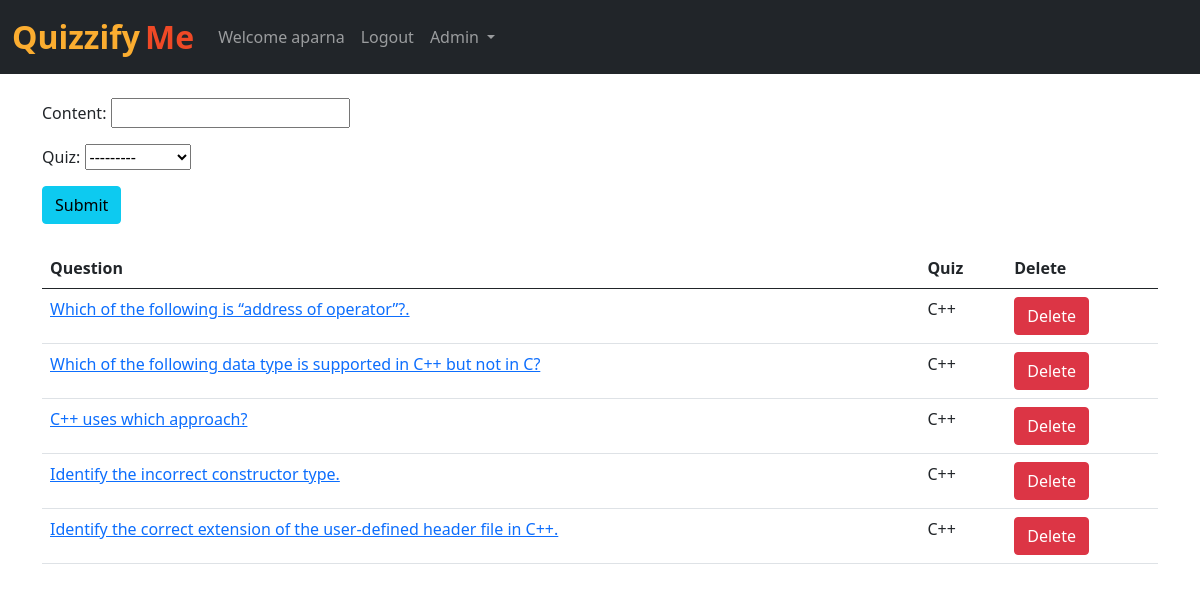
/api/add_question/ (signed in), run on the app's committed database.
### frontend/models.py (models this page shows, shortened)
class Question(models.Model):
    content = models.CharField(max_length=200)
    quiz = models.ForeignKey(Quiz, on_delete=models.CASCADE)

class Quiz(models.Model):
    name = models.CharField(max_length=50)
    desc = models.CharField(max_length=500)
    number_of_questions = models.IntegerField(default=1)
    time = models.IntegerField(help_text="Duration of the quiz in seconds", default="1")
    code = models.CharField(max_length=8, default='abc123')
    admin_id = models.IntegerField(default=1)
    def __str__(self):
        return self.name

### frontend/views.py (the view)
# urls.py: path('add_question/', views.add_question, name='add_question'),
def add_question(request):
    questions = Question.objects.all()
    questions = Question.objects.filter().order_by('-id')
    if request.method=="POST":
        form = QuestionForm(request.POST)
        if form.is_valid():
            form.save()
            return render(request, "frontend/add_question.html")
    else:
        form=QuestionForm()
    return render(request, "frontend/add_question.html", {'form':form, 'questions':questions})

### frontend/forms.py
class QuestionForm(forms.ModelForm):
    class Meta:
        model = Question
        fields = ('content', 'quiz')

### frontend/templates/frontend/add_question.html (shortened to what this page needs)
{% extends 'frontend/base.html' %}
{% block body %}
<div class="container mt-4">
  <form action="/add_question/" method="POST"> {% csrf_token %}
    {{ form.as_p }}
    <button type="submit" class="btn btn-info">Submit</button>
  </form>
  <br>
  <table class="table">
    <thead>
      <tr>
        <th>Question</th>
        <th>Quiz</th>
        <th>Delete</th>
      </tr>
    </thead>
    {% for question in questions %}
    <tr>
      <td><a href="/add_options/{{question.id}}/">{{question.content}}</a></td>
      <td>{{question.quiz}}</td>
      <td><a href="/delete_question/{{question.id}}/" class="btn btn-danger">Delete</a></td>
    </tr>
    {% endfor %}
  </table>
</div>
{% endblock %}

### frontend/templates/frontend/base.html (shortened to what this page needs)
<!doctype html>
<html lang="en">
  <head>
    <link href="https://cdn.jsdelivr.net/npm/bootstrap@5.0.2/dist/css/bootstrap.min.css" rel="stylesheet">
  </head>
  <body>
    <nav class="navbar navbar-expand-lg navbar-dark bg-dark">
        <div class="container-fluid">
          <a class="navbar-brand" href="/"><span class="head1">Quizzify</span> <span class="head2">Me</span></a>
          <div class="collapse navbar-collapse" id="navbarSupportedContent">
              {% if user.is_authenticated %}
              <ul class="navbar-nav me-auto mb-2 mb-lg-0">
                <li class="nav-item">
                  <a class="nav-link" href="#">Welcome {{request.user}} {{user_type}}</a>
                </li>
                <li class="nav-item">
                    <a class="nav-link" href="/logout">Logout</a>
                  </li>
                  {% if user.is_staff %}
                  <div class="collapse navbar-collapse" id="navbarNavDarkDropdown">
                    <ul class="navbar-nav">
                      <li class="nav-item dropdown">
                        <a class="nav-link dropdown-toggle" href="#" id="navbarDarkDropdownMenuLink" role="button" data-bs-toggle="dropdown" aria-expanded="false">
                          Admin
                        </a>
                      </li>
                    </ul>
                  </div>
                  {% endif %}
              </ul>
            {% endif %}
          </div>
        </div>
      </nav>
      {% block body %} {% endblock %}
  </body>
</html>

### frontend/templates/frontend/base.html (style rules this page uses)
.head1 { color: #FBAD30; font-size: 2rem; font-weight: bold; height: 50px; }
.head2 { color: #EF4926; font-size: 2rem; font-weight: bold; }

### data on the page
Question: content "Which of the following is “address of operator”?.", quiz "C++"
Question: content "Which of the following data type is supported in C++ but not in C?", quiz "C++"
Question: content "C++ uses which approach?", quiz "C++"
Question: content "Identify the incorrect constructor type.", quiz "C++"
Question: content "Identify the correct extension of the user-defined header file in C++.", quiz "C++"

### other printed values
{{ request.user }} "aparna"
